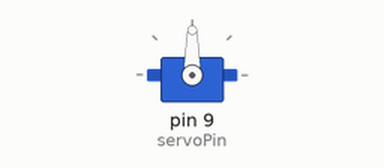
Simulated run of this sketch. Board: Arduino Uno, built with avr-gcc and run on an emulated ATmega328P. On the bench: servo.

Above: at 0.05 s.
At 5.35 s:
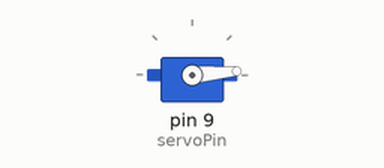
At 6.35 s:
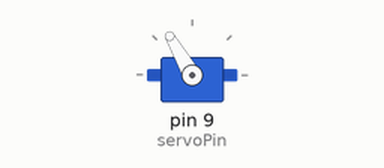
At 7.4 s:
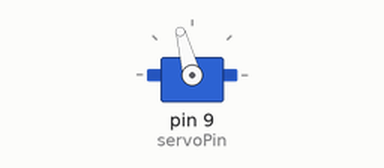
Timing chart, 0 to 9.7 s (numbered marks = the images above):
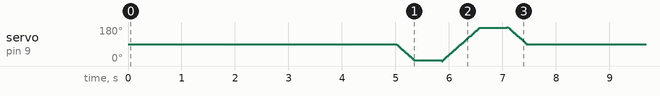

The sketch:

RobotServo.ino
```cpp
/*
RobotServo

V0.2  05-11-2016 JD
      Set to default values

V0.1  05-11-2016 JD
      Original version

TowerPro Micro SG90 Wiring Colours:

    Yellow = Control Signal
    Red    = +5V
    Brown  = Gnd.
*/

#include <Servo.h>
#define SERVOFRONT  90 // Front position Servo 90 + front deviation (+10). Normal 90
#define SERVORIGHT   0 // Right position when front deviation > 90 + front deviation (10). Normal 0 (keep view angle symetrical)
#define SERVOLEFT  180 // Left position when front deviation < 90 - front deviation (-). Normal 180 (keep view angle symetrical)

// Servo
  const int servoPin = 9; // pin 9 - Servo 2
  Servo myservo; // create servo object to control a servo


void setup()
{
   myservo.attach(servoPin);  // attaches the servo on pin 9 to the servo object
}

void loop()
{
  static int pos;

  pos = SERVOFRONT;
  myservo.write(pos); // tell servo to go to position in variable 'pos'
  delay(5000); // delay between cycles

  for(pos = SERVOFRONT; pos > SERVORIGHT; pos-=5) // goes from front to right / 5 degree step
  {
    myservo.write(pos);              // tell servo to go to position in variable 'pos'
    delay(20);                       // waits 20ms for the servo to reach the position
  }
  delay(500);                       // wait half a second in rigt position

  for(pos = SERVORIGHT; pos < SERVOLEFT; pos+=5) // goes from right to left / 5 degree step
  {
    myservo.write(pos);              // tell servo to go to position in variable 'pos'
    delay(20);                       // waits 20ms for the servo to reach the position
  }
  delay(500);                       // waits 15ms for the servo to reach the position

  for(pos = SERVOLEFT; pos > SERVOFRONT; pos-=5)  // goes from left to front / 5 degree step
  {
    myservo.write(pos);              // tell servo to go to position in variable 'pos'
    delay(20);                       // waits 15ms for the servo to reach the position
    Serial.println(pos);
  }
}
```
